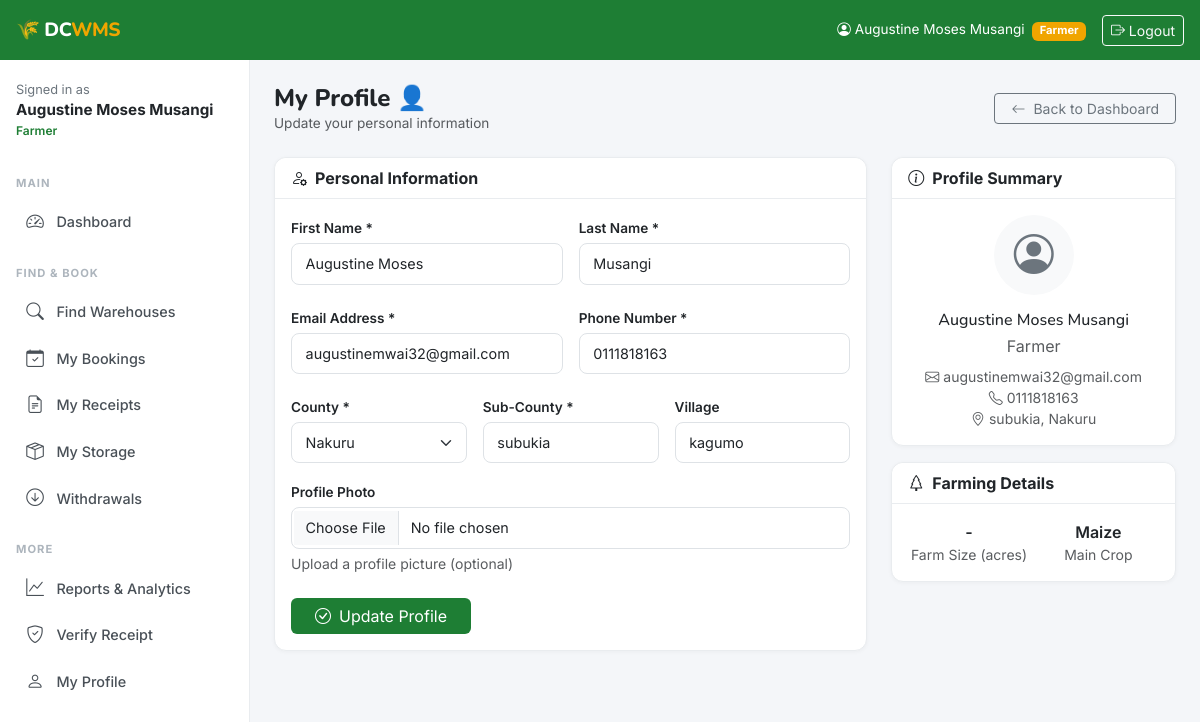
The app's page /accounts/profile/ (signed in) with its own data.
### accounts/models.py (models this page shows, shortened)
class User(AbstractUser):
    ROLE_FARMER = 'farmer'
    ROLE_OPERATOR = 'operator'
    ROLE_ADMIN = 'admin'
    ROLE_CHOICES = [
        (ROLE_FARMER, 'Farmer'),
        (ROLE_OPERATOR, 'Warehouse Operator'),
        (ROLE_ADMIN, 'Admin'),
    ]
    role = models.CharField(max_length=20, choices=ROLE_CHOICES, default=ROLE_FARMER)
    phone_number = models.CharField(max_length=15, blank=True)
    national_id = models.CharField(max_length=20, blank=True, unique=True, null=True)
    county = models.CharField(max_length=100, blank=True)
    sub_county = models.CharField(max_length=100, blank=True)
    village = models.CharField(max_length=100, blank=True)
    profile_photo = models.ImageField(upload_to='profiles/', blank=True, null=True)
    is_verified = models.BooleanField(default=False)
    created_at = models.DateTimeField(auto_now_add=True)
    updated_at = models.DateTimeField(auto_now=True)
    class Meta:
        verbose_name = 'User'
        verbose_name_plural = 'Users'
    @property
    def is_farmer(self):
        return self.role == self.ROLE_FARMER
    @property
    def is_operator(self):
        return self.role == self.ROLE_OPERATOR
    @property
    def is_admin_user(self):
        return self.role == self.ROLE_ADMIN or self.is_superuser

class FarmerProfile(models.Model):
    user = models.OneToOneField(User, on_delete=models.CASCADE, related_name='farmer_profile')
    farm_size_acres = models.DecimalField(max_digits=8, decimal_places=2, null=True, blank=True)
    main_crop = models.CharField(max_length=100, default='Maize')
    cooperative_name = models.CharField(max_length=200, blank=True)
    annual_production_bags = models.IntegerField(null=True, blank=True, help_text="Estimated bags per year (90kg)")

### accounts/views.py (the view)
# urls.py: path('profile/', views.profile_view, name='profile'),
@login_required
def profile_view(request):
    from .forms import UserProfileForm
    form = UserProfileForm(request.POST or None, request.FILES or None, instance=request.user)
    if form.is_valid():
        form.save()
        messages.success(request, "Profile updated successfully.")
        return redirect('accounts:profile')
    return render(request, 'accounts/profile.html', {'form': form})

### accounts/forms.py (shortened to what this page needs)
class UserProfileForm(forms.ModelForm):
    county = forms.ChoiceField(
        choices=KENYA_COUNTIES,
        required=True,
        widget=forms.Select(attrs={'class': 'form-select'})
    )
    profile_photo = forms.ImageField(
        required=False,
        validators=[
            FileExtensionValidator(allowed_extensions=['jpg', 'jpeg', 'png']),
        ],
        widget=forms.FileInput(attrs={'class': 'form-control'})
    )
    class Meta:
        model = User
        fields = ['first_name', 'last_name', 'email', 'phone_number', 'county', 'sub_county', 'village', 'profile_photo']
        widgets = {
            'first_name': forms.TextInput(attrs={'class': 'form-control'}),
            'last_name': forms.TextInput(attrs={'class': 'form-control'}),
            'email': forms.EmailInput(attrs={'class': 'form-control'}),
            'phone_number': forms.TextInput(attrs={'class': 'form-control'}),
            'sub_county': forms.TextInput(attrs={'class': 'form-control'}),
            'village': forms.TextInput(attrs={'class': 'form-control'}),
        }

### templates/accounts/profile.html (shortened to what this page needs)
{% extends 'base.html' %}
{% block content %}
<div class="d-flex justify-content-between align-items-center mb-4">
  <div>
    <h4 class="mb-0" style="font-family:'Nunito',sans-serif;font-weight:800;">
      My Profile 👤
    </h4>
    <p class="text-muted mb-0" style="font-size:.85rem;">Update your personal information</p>
  </div>
  <a href="{% url 'dashboard:home' %}" class="btn btn-outline-secondary btn-sm px-3">
    <i class="bi bi-arrow-left me-1"></i> Back to Dashboard
  </a>
</div>
<div class="row">
  <div class="col-lg-8">
    <div class="card">
      <div class="card-header">
        <i class="bi bi-person-gear me-2"></i>Personal Information
      </div>
      <div class="card-body">
        <form method="post" enctype="multipart/form-data">
          <div class="row g-3">
            <div class="col-md-6">
              <label class="form-label">First Name *</label>
              {{ form.first_name }}
            </div>
            <div class="col-md-6">
              <label class="form-label">Last Name *</label>
              {{ form.last_name }}
            </div>
          </div>
          <div class="row g-3 mt-1">
            <div class="col-md-6">
              <label class="form-label">Email Address *</label>
              {{ form.email }}
            </div>
            <div class="col-md-6">
              <label class="form-label">Phone Number *</label>
              {{ form.phone_number }}
            </div>
          </div>
          <div class="row g-3 mt-1">
            <div class="col-md-4">
              <label class="form-label">County *</label>
              {{ form.county }}
            </div>
            <div class="col-md-4">
              <label class="form-label">Sub-County *</label>
              {{ form.sub_county }}
            </div>
            <div class="col-md-4">
              <label class="form-label">Village</label>
              {{ form.village }}
            </div>
          </div>
          <div class="mt-3">
            <label class="form-label">Profile Photo</label>
            {{ form.profile_photo }}
            <div class="form-text">Upload a profile picture (optional)</div>
          </div>
          <div class="mt-4">
            <button type="submit" class="btn btn-green px-4">
              <i class="bi bi-check-circle me-2"></i>Update Profile
            </button>
          </div>
        </form>
      </div>
    </div>
  </div>
  <div class="col-lg-4">
    <div class="card">
      <div class="card-header">
        <i class="bi bi-info-circle me-2"></i>Profile Summary
      </div>
      <div class="card-body text-center">
        {% if user.profile_photo %}
          <img src="{{ user.profile_photo.url }}" alt="Profile Photo" class="rounded-circle mb-3" style="width: 80px; height: 80px; object-fit: cover;">
        {% else %}
          <div class="bg-light rounded-circle d-inline-flex align-items-center justify-content-center mb-3" style="width: 80px; height: 80px;">
            <i class="bi bi-person-circle" style="font-size: 2.5rem; color: #6c757d;"></i>
          </div>
        {% endif %}
        <h6 class="mb-1">{{ user.get_full_name }}</h6>
        <p class="text-muted mb-2">{{ user.get_role_display }}</p>
        <div class="text-muted small">
          <div><i class="bi bi-envelope me-1"></i>{{ user.email }}</div>
          <div><i class="bi bi-telephone me-1"></i>{{ user.phone_number }}</div>
          <div><i class="bi bi-geo-alt me-1"></i>{{ user.sub_county }}, {{ user.county }}</div>
        </div>
      </div>
    </div>
    {% if user.is_farmer %}
      {% if user.farmer_profile %}
      <div class="card mt-3">
        <div class="card-header">
          <i class="bi bi-tree me-2"></i>Farming Details
        </div>
        <div class="card-body">
          <div class="row g-2 text-center">
            <div class="col-6">
              <div class="fw-semibold">{{ user.farmer_profile.farm_size_acres|default_if_none:'-' }}</div>
              <div class="text-muted small">Farm Size (acres)</div>
            </div>
            <div class="col-6">
              <div class="fw-semibold">{{ user.farmer_profile.main_crop|default_if_none:'-' }}</div>
              <div class="text-muted small">Main Crop</div>
            </div>
          </div>
        </div>
      </div>
      {% endif %}
    {% endif %}
  </div>
</div>
{% endblock %}

### templates/base.html (shortened to what this page needs)
<!DOCTYPE html>
<html lang="en">
<head>
  <link href="https://cdn.jsdelivr.net/npm/bootstrap@5.3.0/dist/css/bootstrap.min.css" rel="stylesheet">
  <link href="https://cdn.jsdelivr.net/npm/bootstrap-icons@1.11.0/font/bootstrap-icons.css" rel="stylesheet">
</head>
<body>
<div class="topbar">
  <a href="{% url 'dashboard:home' %}" class="brand">🌾 DC<span>WMS</span></a>
  <div class="topbar-right">
    {% if user.is_authenticated %}
      <span class="d-none d-md-inline" style="font-size:.85rem;">
        <i class="bi bi-person-circle me-1"></i>{{ user.get_full_name|default:user.username }}
        <span class="badge ms-1" style="background:var(--amber);font-size:.7rem;">{{ user.get_role_display }}</span>
      </span>
      <a href="{% url 'accounts:logout' %}" class="btn btn-sm btn-outline-light">
        <i class="bi bi-box-arrow-right"></i> <span class="d-none d-md-inline">Logout</span>
      </a>
    {% else %}
      <a href="{% url 'accounts:login' %}" class="btn btn-sm btn-outline-light">Login</a>
    {% endif %}
  </div>
</div>
{% if user.is_authenticated %}
<nav class="sidebar" id="sidebar">
  <div class="p-3 mt-1">
    <div style="font-size:.8rem;color:#6c757d;">Signed in as</div>
    <div style="font-weight:700;font-size:.95rem;">{{ user.get_full_name|default:user.username }}</div>
    <div style="font-size:.75rem;color:var(--green-primary);font-weight:600;">{{ user.get_role_display }}</div>
  </div>
  <div class="nav-label">Main</div>
  <a href="{% url 'dashboard:home' %}" class="nav-link {% if request.resolver_match.namespace == 'dashboard' %}active{% endif %}">
    <i class="bi bi-speedometer2"></i> Dashboard
  </a>
  {% if user.is_farmer or user.is_admin_user %}
  <div class="nav-label">Find & Book</div>
  <a href="{% url 'warehouses:finder' %}" class="nav-link {% if request.resolver_match.namespace == 'warehouses' and 'finder' in request.path %}active{% endif %}">
    <i class="bi bi-search"></i> Find Warehouses
  </a>
  <a href="{% url 'bookings:list' %}" class="nav-link {% if request.resolver_match.namespace == 'bookings' %}active{% endif %}">
    <i class="bi bi-calendar-check"></i> My Bookings
  </a>
  <a href="{% url 'receipts:list' %}" class="nav-link {% if request.resolver_match.namespace == 'receipts' %}active{% endif %}">
    <i class="bi bi-file-earmark-text"></i> My Receipts
  </a>
  <a href="{% url 'inventory:list' %}" class="nav-link {% if request.resolver_match.namespace == 'inventory' %}active{% endif %}">
    <i class="bi bi-box-seam"></i> My Storage
  </a>
  <a href="{% url 'withdrawals:list' %}" class="nav-link {% if request.resolver_match.namespace == 'withdrawals' %}active{% endif %}">
    <i class="bi bi-arrow-down-circle"></i> Withdrawals
  </a>
  {% endif %}
  <div class="nav-label">More</div>
  <a href="{% url 'reports:home' %}" class="nav-link {% if request.resolver_match.namespace == 'reports' %}active{% endif %}">
    <i class="bi bi-graph-up"></i> Reports & Analytics
  </a>
  <a href="{% url 'receipts:verify' %}" class="nav-link">
    <i class="bi bi-shield-check"></i> Verify Receipt
  </a>
  <a href="{% url 'accounts:profile' %}" class="nav-link">
    <i class="bi bi-person"></i> My Profile
  </a>
</nav>
{% endif %}
<main class="main-content {% if not user.is_authenticated %}ms-0{% endif %}">
  {% block content %}{% endblock %}
</main>
</body>
</html>

### templates/base.html (style rules this page uses)
:root { --green-primary: #1e7e34; --green-dark: #155724; --green-light: #d4edda; --amber: #f0a500; --amber-light: #fff3cd; --sidebar-w: 250px; --topbar-h: 60px; }
body { font-family: 'Inter', sans-serif; background: #f4f6f9; }
h1,h2,h3,h4,h5,h6,.brand { font-family: 'Nunito', sans-serif; }
.topbar { position: fixed; top: 0; left: 0; right: 0; height: var(--topbar-h); background: var(--green-primary); color: #fff; z-index: 1040; display: flex; align-items: center; padding: 0 1rem; gap: .75rem; }
.topbar .brand { font-weight: 800; font-size: 1.2rem; letter-spacing: -.5px; color: #fff; text-decoration: none; }
.topbar .brand span { color: var(--amber); }
.topbar-right { margin-left: auto; display: flex; align-items: center; gap: 1rem; }
.sidebar { position: fixed; top: var(--topbar-h); left: 0; bottom: 0; width: var(--sidebar-w); background: #fff; border-right: 1px solid #e9ecef; overflow-y: auto; z-index: 1030; transition: transform .3s ease; }
.sidebar .nav-label { font-size: .7rem; font-weight: 700; color: #adb5bd; text-transform: uppercase; letter-spacing: 1px; padding: 1.2rem 1rem .4rem; }
.sidebar .nav-link { color: #495057; padding: .6rem 1rem; display: flex; align-items: center; gap: .65rem; border-radius: 8px; margin: 1px 8px; font-size: .9rem; font-weight: 500; }
.sidebar .nav-link i { font-size: 1.1rem; width: 22px; text-align: center; }
.main-content { margin-left: var(--sidebar-w); padding-top: calc(var(--topbar-h) + 1.5rem); padding-right: 1.5rem; padding-left: 1.5rem; padding-bottom: 2rem; min-height: 100vh; }
.card { border: 1px solid #e9ecef; border-radius: 12px; box-shadow: 0 1px 4px rgba(0,0,0,.04); }
.card-header { background: #fff; border-bottom: 1px solid #e9ecef; font-weight: 700; border-radius: 12px 12px 0 0 !important; }
.btn-green { background: var(--green-primary); color: #fff; border: none; }
.form-control, .form-select { border-radius: 8px; border: 1px solid #dee2e6; padding: .55rem .85rem; font-size: .9rem; }
.form-label { font-weight: 600; font-size: .85rem; margin-bottom: .3rem; }

### records on screen
User: get_full_name "Augustine Moses Musangi", role "Farmer", first_name "Augustine Moses", last_name "Musangi", email "augustinemwai32@gmail.com", phone_number "0111818163", county "Nakuru", sub_county "subukia", village "kagumo", farmer_profile.farm_size_acres "-", farmer_profile.main_crop "Maize"
